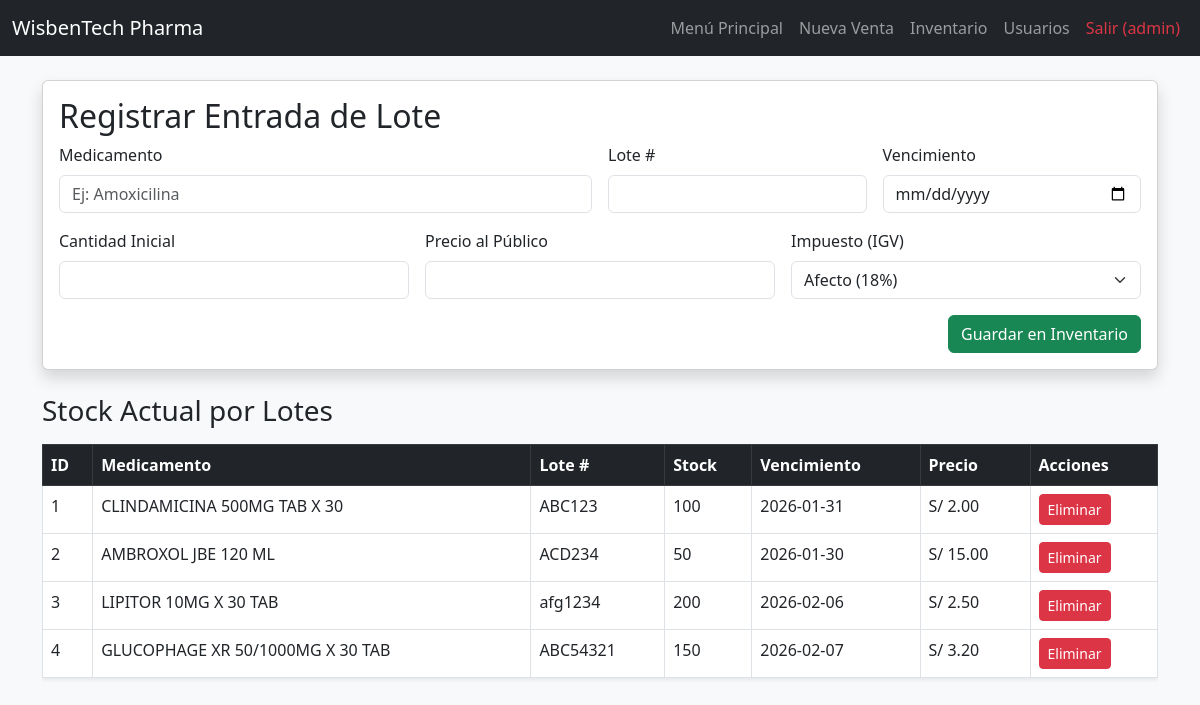
/gestion_inventario (signed in), run on the app's committed database.
### tables this page shows
CREATE TABLE lotes (
            id INTEGER PRIMARY KEY AUTOINCREMENT,
            producto_id INTEGER,
            codigo_lote TEXT NOT NULL,
            stock INTEGER NOT NULL,
            fecha_vence DATE NOT NULL,
            precio REAL,
            FOREIGN KEY (producto_id) REFERENCES productos (id)
        );

CREATE TABLE productos (
            id INTEGER PRIMARY KEY AUTOINCREMENT,
            nombre TEXT NOT NULL UNIQUE
        , afecto_igv INTEGER DEFAULT 1);

### app.py (the view)
@app.route('/gestion_inventario')
@login_requerido
def gestion_inventario():
    if session.get('rol') != 'admin':
        return "Acceso denegado"
    conexion = conectar_db()
    cursor = conexion.cursor()
    query = '''
        SELECT l.id, p.nombre, l.codigo_lote, l.stock, l.fecha_vence, l.precio
        FROM lotes l
        JOIN productos p ON l.producto_id = p.id
    '''
    cursor.execute(query)
    lista_lotes = cursor.fetchall()
    conexion.close()
    hoy = date.today().strftime('%Y-%m-%d')
    return render_template('inventario_tabla.html', medicamentos=lista_lotes, fecha_actual=hoy)

### app.py (called while the page is built)
def conectar_db():
    conexion = sqlite3.connect('farmacia.db')
    return conexion

def login_requerido(f):
    @wraps(f)
    def decorated_function(*args, **kwargs):
        if 'usuario_id' not in session:
            return redirect('/login')
        return f(*args, **kwargs)
    return decorated_function

### templates/inventario_tabla.html (shortened to what this page needs)
{% extends "base.html" %}
    {% block content %}
        <section class="card shadow mb-4">
            <div class="card-body">
                <h2 class="card-title">Registrar Entrada de Lote</h2>
                <form action="/agregar" method="POST" class="row g-3">
                    <div class="col-md-6">
                        <label class="form-label">Medicamento</label>
                        <input type="text" name="nombre" class="form-control" placeholder="Ej: Amoxicilina" required>
                    </div>
                    <div class="col-md-3">
                        <label class="form-label">Lote #</label>
                        <input type="text" name="lote" class="form-control" required>
                    </div>
                    <div class="col-md-3">
                        <label class="form-label">Vencimiento</label>
                        <input type="date" name="vencimiento" class="form-control" required>
                    </div>
                    <div class="col-md-4">
                        <label class="form-label">Cantidad Inicial</label>
                        <input type="number" name="cantidad" class="form-control" required>
                    </div>
                    <div class="col-md-4">
                        <label class="form-label">Precio al Público</label>
                        <input type="number" step="0.01" name="precio" class="form-control" required>
                    </div>
                    <div class="col-md-4">
                        <label class="form-label">Impuesto (IGV)</label>
                        <select name="afecto_igv" class="form-select">
                            <option value="1" selected>Afecto (18%)</option>
                        </select>
                    </div>
                    <div class="col-12 text-end">
                        <button type="submit" class="btn btn-success">Guardar en Inventario</button>
                    </div>
                </form>
            </div>
        </section>
        <section>
            <h3 class="mb-3">Stock Actual por Lotes</h3>
            <div class="table-responsive">
                <table class="table table-hover table-bordered bg-white shadow-sm">
                    <thead class="table-dark">
                        <tr>
                            <th>ID</th>
                            <th>Medicamento</th>
                            <th>Lote #</th>
                            <th>Stock</th>
                            <th>Vencimiento</th>
                            <th>Precio</th>
                            <th>Acciones</th>
                        </tr>
                    </thead>
                    <tbody>
                        {% for med in medicamentos %}
                        <tr class="{% if fecha_actual and med[4] < fecha_actual %}table-danger{% endif %}">
                            <td>{{ med[0] }}</td>
                            <td>{{ med[1] }}</td>
                            <td>{{ med[2] }}</td>
                            <td>{{ med[3] }}</td>
                            <td>{{ med[4] }}</td>
                            <td>S/ {{ "%.2f"|format(med[5]) }}</td>
                            <td>
                                <a href="/eliminar/{{ med[0] }}" class="btn btn-danger btn-sm">Eliminar</a>
                            </td>
                        </tr>
                        {% endfor %}
                    </tbody>
                </table>
            </div>
        </section>
        {% endblock %}

### templates/base.html (shortened to what this page needs)
<!DOCTYPE html>
<html lang="es">
<head>
    <link href="https://cdn.jsdelivr.net/npm/bootstrap@5.3.0/dist/css/bootstrap.min.css" rel="stylesheet">
    <link rel="stylesheet" href="https://cdn.jsdelivr.net/npm/bootstrap-icons@1.11.1/font/bootstrap-icons.css">
</head>
<body class="bg-light">
    <nav class="navbar navbar-expand-lg navbar-dark bg-dark mb-4">
        <div class="container-fluid">
            <a class="navbar-brand" href="/">WisbenTech Pharma</a>
            <div class="navbar-nav">
                <a class="nav-link" href="/">Menú Principal</a>
                <a class="nav-link" href="/ventas">Nueva Venta</a>
                {% if session['rol'] == 'admin' %}
                    <a class="nav-link" href="/gestion_inventario">Inventario</a>
                    <a class="nav-link" href="/crear_usuario">Usuarios</a>
                {% endif %}
                <a class="nav-link text-danger" href="/logout">Salir ({{ session['username'] }})</a>
            </div>
        </div>
    </nav>
    <main class="container">
        {% block content %}{% endblock %}
    </main>
</body>
</html>

### data on the page
lotes: id "1", nombre "CLINDAMICINA 500MG TAB X 30", codigo_lote "ABC123", stock "100", fecha_vence "2026-01-31", precio "2.00"
lotes: id "2", nombre "AMBROXOL JBE 120 ML", codigo_lote "ACD234", stock "50", fecha_vence "2026-01-30", precio "15.00"
lotes: id "3", nombre "LIPITOR 10MG X 30 TAB", codigo_lote "afg1234", stock "200", fecha_vence "2026-02-06", precio "2.50"
lotes: id "4", nombre "GLUCOPHAGE XR 50/1000MG X 30 TAB", codigo_lote "ABC54321", stock "150", fecha_vence "2026-02-07", precio "3.20"

### other printed values
{{ session['username'] }} "admin"
